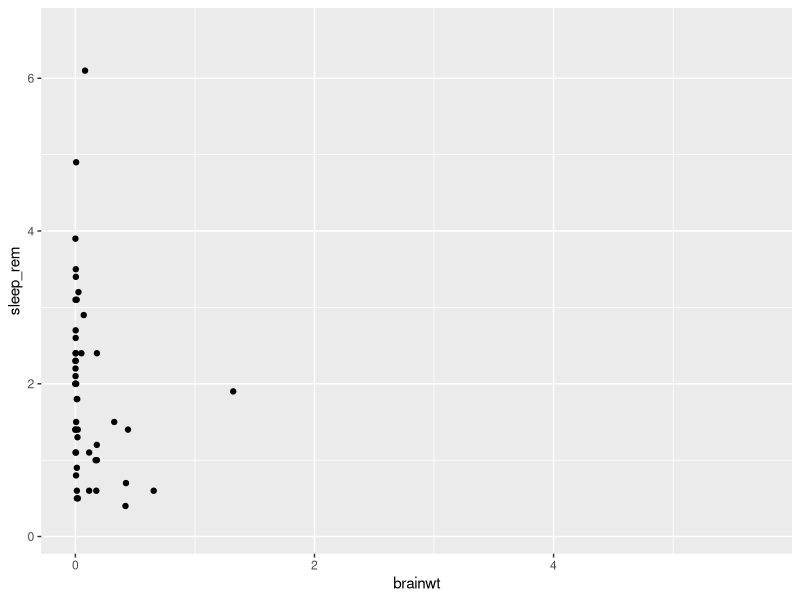

This chart was generated by the following R code: (Note: this script raises an error after producing the figure.)
## ---- chunk 1
library(ggplot2)
## ---- chunk 2
head(msleep)
## ---- chunk 3
my_plot <- ggplot(data = msleep, aes(x = brainwt, y = sleep_rem))
## ---- chunk 4
my_plot + geom_point()
## ---- chunk 5
msleep2 <- msleep %>% mutate(brainwt_log = log(brainwt))
ggplot(msleep2, aes(x = brainwt_log, y = sleep_rem)) + geom_point()
## ---- chunk 6
ggplot(data = msleep2, aes(x = brainwt_log, y = sleep_rem)) +
    geom_point(alpha = 0.5, color = "blue")
## ---- chunk 7
ggplot(msleep2, aes(x = brainwt_log, y = sleep_rem, color = vore)) + 
  geom_point()
## ---- chunk 8
ggplot(msleep2, aes(x = brainwt_log, y = sleep_rem, color = vore)) + 
  geom_point() + 
  labs(x = "Brain Weight (log)", 
       y = "Duration of REM Sleep")
## ---- chunk 9
ggplot(msleep, aes(x = sleep_total)) +
    geom_histogram(bins = 10)
## ---- chunk 10
ggplot(msleep, aes(x = sleep_total, fill = vore)) +
    geom_histogram(bins = 10)
## ---- chunk 11
ggplot(data = msleep, aes(x = vore)) + 
  geom_bar()
## ---- chunk 12
ggplot(data = msleep, aes(x = vore, y = sleep_total)) + 
  geom_boxplot()
## ---- chunk 13
ggplot(msleep, aes(x = vore, y = sleep_total, color = conservation)) +
    geom_boxplot() 
## ---- chunk 14
ggplot(data = msleep2, mapping = aes(x = brainwt_log, y = sleep_rem)) +
    geom_bin2d() +
    geom_density_2d() +
    geom_point()
## ---- chunk 15
ggplot(data = msleep2, mapping = aes(x = brainwt_log, y = sleep_rem)) +
    geom_point(alpha = 0.5) +
    geom_smooth()

msleep3 <- msleep2 %>% mutate(bodywt_log = log(bodywt))

my.plot <- ggplot(msleep3, aes(x = brainwt_log, y = bodywt_log)) + 
  geom_point()
my.plot

## ---- chunk 16
ggplot(data = msleep2, mapping = aes(x = brainwt_log, y = sleep_rem)) +
    geom_smooth(aes(color = vore)) 
## ---- chunk 17
ggplot(data = msleep2, mapping = aes(x = brainwt_log, y = sleep_rem)) +
    geom_point() +
    geom_smooth(aes(color = vore)) +
    facet_wrap( ~ vore)
## ---- chunk 18
pdf("plot.pdf") # creates the file
# png() also works if you want a different file format
ggplot(msleep2, aes(x = brainwt_log, y = sleep_rem)) + geom_point() +
  geom_smooth(method = "lm")
dev.off() # finishes editing the file
